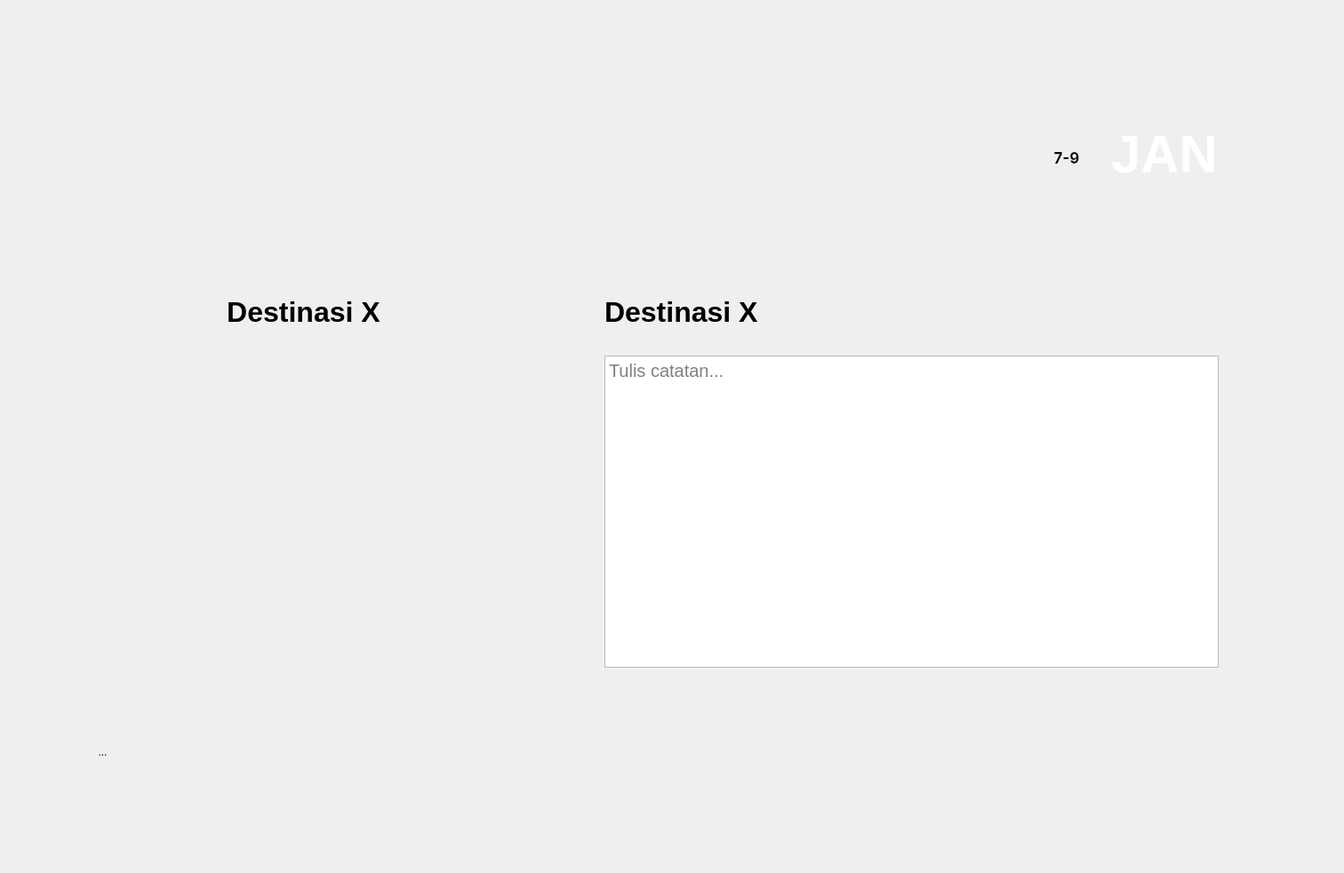
<?xml version="1.0" encoding="UTF-8"?>
<ui version="4.0">
 <class>Dialog</class>
 <widget class="QDialog" name="Dialog">
  <property name="geometry">
   <rect>
    <x>0</x>
    <y>0</y>
    <width>1512</width>
    <height>982</height>
   </rect>
  </property>
  <property name="windowTitle">
   <string>Dialog</string>
  </property>
  <property name="autoFillBackground">
   <bool>false</bool>
  </property>
  <property name="styleSheet">
   <string notr="true">QDialog{
background-image: url(&quot;img/catatan/catatan.png&quot;);
background-repeat: none;
}</string>
  </property>
  <widget class="QToolButton" name="back_button">
   <property name="geometry">
    <rect>
     <x>60</x>
     <y>790</y>
     <width>111</width>
     <height>111</height>
    </rect>
   </property>
   <property name="cursor">
    <cursorShape>PointingHandCursor</cursorShape>
   </property>
   <property name="styleSheet">
    <string notr="true">QToolButton{
background-color: transparent;
}</string>
   </property>
   <property name="text">
    <string>...</string>
   </property>
   <property name="icon">
    <iconset>
     <normaloff>../../../img/catatan/backbutton.png</normaloff>../../../img/catatan/backbutton.png</iconset>
   </property>
   <property name="iconSize">
    <size>
     <width>111</width>
     <height>111</height>
    </size>
   </property>
   <property name="autoRaise">
    <bool>true</bool>
   </property>
  </widget>
  <widget class="QLabel" name="Tanggal">
   <property name="geometry">
    <rect>
     <x>1160</x>
     <y>145</y>
     <width>80</width>
     <height>65</height>
    </rect>
   </property>
   <property name="font">
    <font>
     <family>Inter</family>
     <pointsize>13</pointsize>
     <weight>75</weight>
     <bold>true</bold>
    </font>
   </property>
   <property name="styleSheet">
    <string notr="true">QLabel{
background-image: url(&quot;img/catatan/calendar.png&quot;);
background-repeat: none;
}</string>
   </property>
   <property name="text">
    <string>7-9</string>
   </property>
   <property name="alignment">
    <set>Qt::AlignCenter</set>
   </property>
  </widget>
  <widget class="QLabel" name="Bulan">
   <property name="geometry">
    <rect>
     <x>1250</x>
     <y>142</y>
     <width>131</width>
     <height>61</height>
    </rect>
   </property>
   <property name="font">
    <font>
     <pointsize>-1</pointsize>
     <weight>87</weight>
     <italic>false</italic>
     <bold>true</bold>
    </font>
   </property>
   <property name="styleSheet">
    <string notr="true">QLabel{
font-style: normal;
font-weight: 700;
font-size: 60px;
line-height: 73px;
text-align: center;
color: #FFFFFF;
}</string>
   </property>
   <property name="text">
    <string>JAN</string>
   </property>
  </widget>
  <widget class="QLabel" name="destinasi_x">
   <property name="geometry">
    <rect>
     <x>112</x>
     <y>231</y>
     <width>459</width>
     <height>520</height>
    </rect>
   </property>
   <property name="styleSheet">
    <string notr="true">QLabel{
background-image:url(&quot;img/catatan/destinasi_box.png&quot;);
background-repeat:none;
}</string>
   </property>
   <property name="text">
    <string/>
   </property>
  </widget>
  <widget class="QLabel" name="destinasi_box">
   <property name="enabled">
    <bool>true</bool>
   </property>
   <property name="geometry">
    <rect>
     <x>112</x>
     <y>292</y>
     <width>459</width>
     <height>118</height>
    </rect>
   </property>
   <property name="autoFillBackground">
    <bool>false</bool>
   </property>
   <property name="styleSheet">
    <string notr="true">QLabel{
font-family: 'Inter';
font-style: normal;
font-weight: 700;
font-size: 32px;
line-height: 39px;
text-align: center;
}</string>
   </property>
   <property name="text">
    <string>Destinasi X</string>
   </property>
   <property name="alignment">
    <set>Qt::AlignCenter</set>
   </property>
  </widget>
  <widget class="QLabel" name="catatan_box">
   <property name="geometry">
    <rect>
     <x>597</x>
     <y>233</y>
     <width>815</width>
     <height>518</height>
    </rect>
   </property>
   <property name="styleSheet">
    <string notr="true">QLabel{
background-image:url(&quot;img/catatan/catatan_box.png&quot;);
background-repeat:none;
}</string>
   </property>
   <property name="text">
    <string/>
   </property>
  </widget>
  <widget class="QTextEdit" name="textEdit">
   <property name="geometry">
    <rect>
     <x>680</x>
     <y>400</y>
     <width>691</width>
     <height>351</height>
    </rect>
   </property>
   <property name="font">
    <font>
     <pointsize>-1</pointsize>
     <weight>37</weight>
     <italic>false</italic>
     <bold>false</bold>
    </font>
   </property>
   <property name="styleSheet">
    <string notr="true">QTextEdit{
font-style: normal;
font-weight: 300;
font-size: 20px;
line-height: 24px;
color: #000000;
}</string>
   </property>
   <property name="placeholderText">
    <string>Tulis catatan...</string>
   </property>
  </widget>
  <widget class="QLabel" name="judul_x">
   <property name="enabled">
    <bool>true</bool>
   </property>
   <property name="geometry">
    <rect>
     <x>680</x>
     <y>292</y>
     <width>459</width>
     <height>118</height>
    </rect>
   </property>
   <property name="autoFillBackground">
    <bool>false</bool>
   </property>
   <property name="styleSheet">
    <string notr="true">QLabel{
font-family: 'Inter';
font-style: normal;
font-weight: 700;
font-size: 32px;
line-height: 39px;
text-align: center;
}</string>
   </property>
   <property name="text">
    <string>Destinasi X</string>
   </property>
   <property name="alignment">
    <set>Qt::AlignLeading|Qt::AlignLeft|Qt::AlignVCenter</set>
   </property>
  </widget>
 </widget>
 <resources/>
 <connections/>
</ui>
